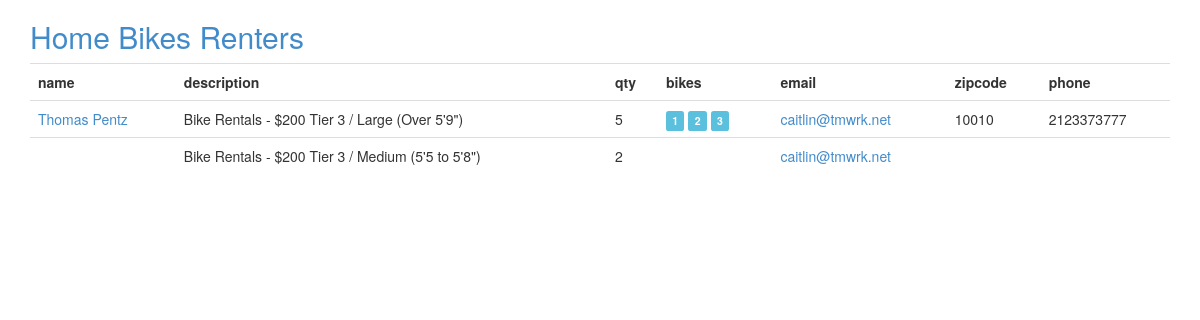
Screenshot of /scan?code=caitlin@tmwrk.net with the database file from the repository.
### bike/models.py (models this page shows, shortened)
class Renter(Base):
  __tablename__ = 'renter'
  id = Column(Integer, primary_key=True)
  name = Column(String(255), unique=False)
  email = Column(String(255), unique=False)
  code = Column(String(255), unique=True)
  bikes = relationship('Bike', backref=backref('renter'))
  zipcode = Column(String(255))
  phone = Column(String(255))
  desc = Column(String)
  qty = Column(Integer)

class Bike(Base):
  __tablename__ = 'bike'
  id = Column(Integer, primary_key=True)
  renter_id = Column(Integer, ForeignKey('renter.id'))
  code = Column(String(255), unique=True)
  comment = Column(String)

### bike/views.py (the view, shortened to what this page needs)
@app.route('/scan')
def scan():
  code = request.values['code'].strip()
  if code.strip() == '':
    flash('Enter a search query!')
    return redirect('/')
  try:
    code = str(int(code))
  except:
    pass
  if db.query(Bike).filter_by(code=code).count():
    return redirect('/bike/'+code)
  elif db.query(Renter).filter_by(email=code).count() == 1:
    return redirect('/renter/'+str(db.query(Renter).filter_by(email=code)[0].id))
  renters = db.query(Renter).filter(or_(Renter.email.ilike(code),
                                        Renter.phone.ilike(code)))
  if renters.count() == 1:
    return redirect('/renter/'+renters[0].id)
  elif renters.count() > 1:
    return render_template('renters.html', renters=renters)

### bike/__init__.py (called while the page is built)
@app.teardown_appcontext
def shutdown_session(exception=None):
  db.remove()

### bike/templates/renters.html
{% extends "base.html" %}
{% block content %}
<table class="table table-hover">
  <tr><th>name</th><th>description</th><th>qty</th><th>bikes</th><th>email</th><th>zipcode</th><th>phone</th></tr>
  {% for renter in renters %}
  <tr><td><a href="{{url_for('renter', oid=renter.id)}}">{{renter.name}}</a></td><td>{{renter.desc}}</td><td>{{renter.qty}}</td><td>{% for bike in renter.bikes %}<a href="{{url_for('bike', code=bike.code)}}"><span class="label label-info">{{bike.code}}</span></a>&nbsp;{% endfor %}</td><td><a href="{{url_for('scan', code=renter.email)}}">{{renter.email}}</a></td><td>{{renter.zipcode}}</td><td>{{renter.phone}}</tr>
  {% endfor %}
</table>
{% endblock %}

### rows the page displays
Renter: name "Thomas Pentz", desc "Bike Rentals - $200 Tier 3 / Large (Over 5'9\")", qty "5", email "caitlin@tmwrk.net", zipcode "10010", phone "2123373777"
Bike: code "1"
Bike: code "2"
Bike: code "3"
Renter: desc "Bike Rentals - $200 Tier 3 / Medium (5'5 to 5'8\")", qty "2", email "caitlin@tmwrk.net"
